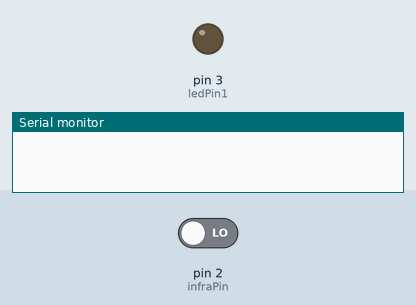
The sketch below on a simulated Arduino Uno, built with avr-gcc and run on an emulated ATmega328P. Shown: output pins drawn as LEDs (lit = HIGH), the last lines printed to the serial monitor. Inputs (shaded band) come from the test bench; at power-on: pin 2 (infraPin) LOW.

Above: at 1.2 s.
1.3 s: pin 2 (infraPin) driven HIGH
At 2.2 s:
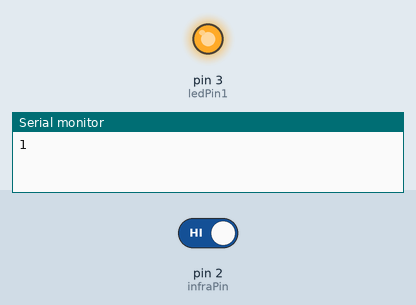
2.8 s: pin 2 (infraPin) driven LOW
At 3.3 s:
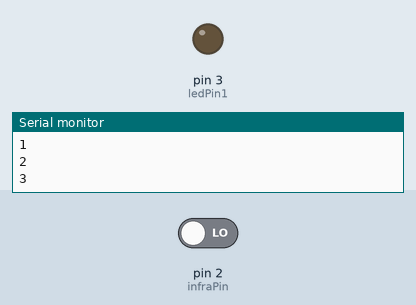
Timing chart, 0 to 5.8 s (numbered marks = the images above; inputs shaded):
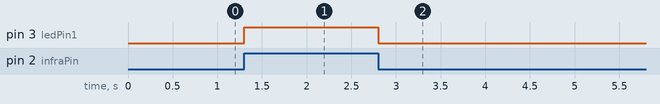

The sketch:

cny_705.ino
```cpp
boolean estado = false;
int ledPin1 = 3; // pin de un LED
int ledPin2 = 0; // pin de otro LED
int infraPin = 2; // pin del infrarrojos utilizado como entrada digital
int valorInfra = 0; // Valor inicial de la lectura digital del infrarrojos.
int counter = 0;

int temp = 0;
int tiempo = 0;
int dif = 0;
int rpm = 0;
void setup() {
Serial.begin(9600);
pinMode(ledPin1, OUTPUT); // Inicializa el pin del LED1 como salida digital
pinMode(ledPin2, OUTPUT); // Inicializa el pin del LED2 como salida digital
pinMode(infraPin, INPUT); // Inicializa el pin 4 como entrada digital
}

void loop() {

if(digitalRead(infraPin))
{

if(digitalRead(2) == 1)
{
// valorInfra = true;
valorInfra = digitalRead(infraPin); // Lee el valor de la entrada 4, esto es, el valor que lee el infrarrojo
digitalWrite(ledPin1, valorInfra); // Escribe en el pin 8 el valor que lee la entrada 4, esto es, el mismo valor que lee el infrarrojo
//Si el infrarrojo lee 0, entonces, el LED estará apagado
//Si el infrarrojo lee 1, entonces, el LED estará encendido */
counter++;
delay(500);

Serial.println(counter);

}

}
else
{
estado = false;
valorInfra = digitalRead(infraPin); // Lee el valor de la entrada 4, esto es, el valor que lee el infrarrojo
digitalWrite(ledPin1, valorInfra); // Escribe en el pin 8 el valor que lee la entrada 4, esto es, el mismo valor que lee el infrarrojo
//Si el infrarrojo lee 0, entonces, el LED estará apagado
//Si el infrarrojo lee 1, entonces, el LED estará encendido */
}
if (counter == 1){
temp = millis();
}
tiempo=millis();
dif = (tiempo - temp);
if (dif > 15000)
{
rpm = 4*counter;

Serial.print("la velocidad en rpm es ");
Serial.println(counter);
tiempo = 0;
temp = 0;
dif = 0;
rpm = 0;
counter = 0;
}

}
```

Measured:
- after the input at 1.3 s, pin 3 (ledPin1): LOW → HIGH at once
- after the input at 2.8 s, pin 3 (ledPin1): HIGH → LOW at once
